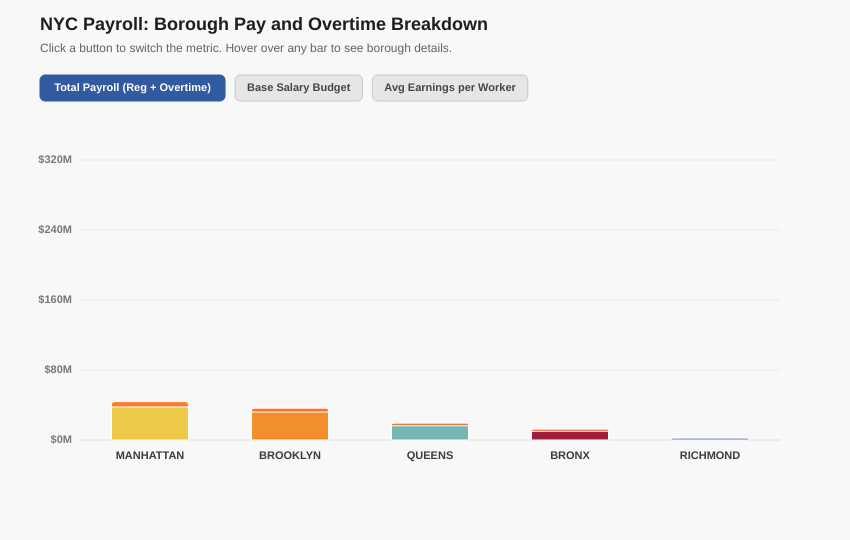
Frame 1 (no input)
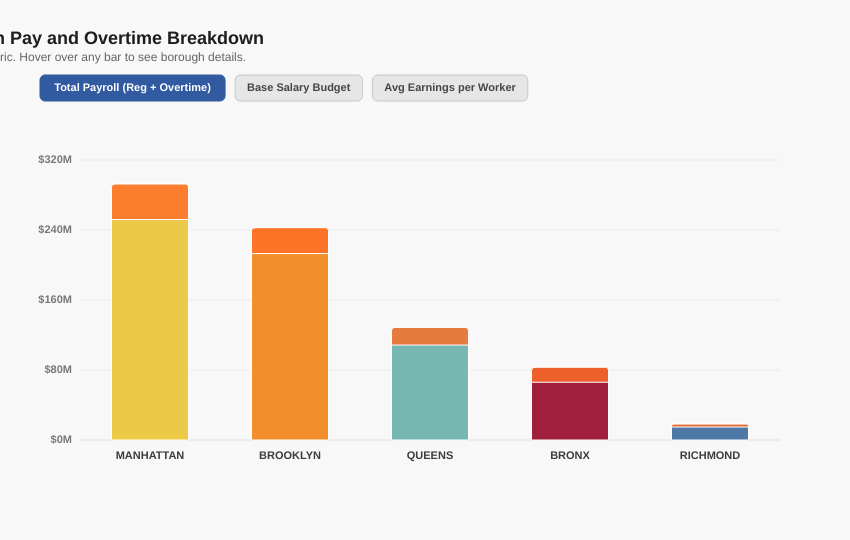
Frame 60 (no input)
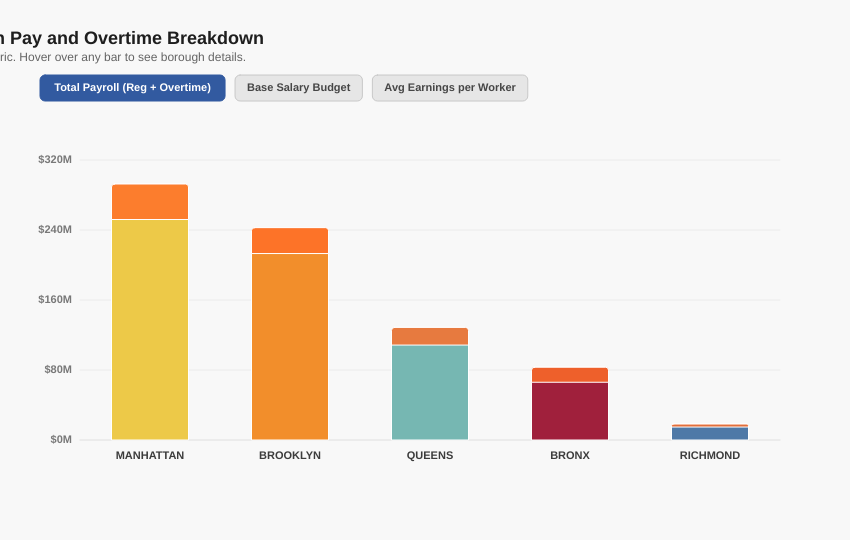
Frame 120 (the mouse pressed at the canvas centre since frame 60)

The p5.js sketch that drew these frames (run headless with seeded random() and noise() and a simulated clock; from frame 60 on, the mouse is pressed at the canvas centre):

// p5.js sketch
// ── sketch.js
// NYC Payroll Interactive Prototype - Assignment 5
// Shows borough pay differences and overtime spending

let data = [
  { borough: "MANHATTAN", count: 2906, medianBase: 85453, totalBase: 269.0, totalReg: 252.0, totalOT: 40.6, avgOTHours: 195, medOTHours: 58, avgPay: 109357, col: [237, 201, 72] },
  { borough: "BROOKLYN",  count: 2287, medianBase: 105606, totalBase: 227.7, totalReg: 213.1, totalOT: 29.6, avgOTHours: 207, medOTHours: 116, avgPay: 114975, col: [242, 142, 43] },
  { borough: "QUEENS",    count: 1646, medianBase: 58746, totalBase: 124.8, totalReg: 108.5, totalOT: 20.2, avgOTHours: 198, medOTHours: 139, avgPay: 86500,  col: [118, 183, 178] },
  { borough: "BRONX",     count: 864,  medianBase: 60363, totalBase: 70.5,  totalReg: 66.0,  totalOT: 17.2, avgOTHours: 295, medOTHours: 276, avgPay: 108477, col: [160, 32, 60] },
  { borough: "RICHMOND",  count: 177,  medianBase: 83820, totalBase: 15.3,  totalReg: 14.8,  totalOT: 3.5,  avgOTHours: 285, medOTHours: 268, avgPay: 115952, col: [78, 121, 167] }
];

let mode = "total"; // "total", "base", or "worker"
let currentHeights = [0, 0, 0, 0, 0];
let targetHeights = [0, 0, 0, 0, 0];
let hoverIndex = -1;

function setup() {
  createCanvas(850, 540);
  updateTargets();
}

function updateTargets() {
  for (let i = 0; i < data.length; i++) {
    if (mode === "total") {
      targetHeights[i] = data[i].totalReg + data[i].totalOT; // Total paid ($M)
    } else if (mode === "base") {
      targetHeights[i] = data[i].totalBase; // Contract base budget ($M)
    } else if (mode === "worker") {
      targetHeights[i] = data[i].avgPay / 1000; // In thousands ($k)
    }
  }
}

function draw() {
  background(248);
  hoverIndex = -1;

  // Title and subtitle
  fill(30);
  noStroke();
  textSize(18);
  textStyle(BOLD);
  text("NYC Payroll: Borough Pay and Overtime Breakdown", 40, 30);

  textSize(12);
  textStyle(NORMAL);
  fill(100);
  text("Click a button to switch the metric. Hover over any bar to see borough details.", 40, 52);

  // Buttons
  drawButtons();

  // Chart coordinates
  let startX = 80;
  let groundY = 440;
  let chartW = 700;
  let chartH = 280;

  // Smooth transition animation
  for (let i = 0; i < data.length; i++) {
    currentHeights[i] = lerp(currentHeights[i], targetHeights[i], 0.15);
  }

  // Draw grid lines
  let maxLimit = mode === "worker" ? 140 : 320;
  let step = mode === "worker" ? 20 : 80;
  let labelUnit = mode === "worker" ? "k" : "M";

  stroke(225);
  strokeWeight(1);
  line(startX, groundY, startX + chartW, groundY);

  textAlign(RIGHT, CENTER);
  textSize(11);
  fill(120);
  noStroke();

  for (let v = 0; v <= maxLimit; v += step) {
    let yPos = map(v, 0, maxLimit, groundY, groundY - chartH);
    stroke(235);
    line(startX, yPos, startX + chartW, yPos);
    noStroke();
    text("$" + v + labelUnit, startX - 8, yPos);
  }

  // Draw the bars
  let slotW = chartW / data.length;
  let barW = slotW * 0.55;

  for (let i = 0; i < data.length; i++) {
    let x = startX + i * slotW + (slotW - barW) / 2;
    let barH = map(currentHeights[i], 0, maxLimit, 0, chartH);
    let y = groundY - barH;

    // Check if mouse is hovering over this bar
    if (mouseX >= x && mouseX <= x + barW && mouseY >= y && mouseY <= groundY) {
      hoverIndex = i;
    }

    // Main bar
    fill(data[i].col[0], data[i].col[1], data[i].col[2]);
    stroke(255);
    strokeWeight(1);
    rect(x, y, barW, barH, 3, 3, 0, 0);

    // Overtime stack on top (only in total view)
    if (mode === "total") {
      let otFraction = data[i].totalOT / (data[i].totalReg + data[i].totalOT);
      let otH = barH * otFraction;
      fill(255, 110, 40, 210);
      rect(x, y, barW, otH, 3, 3, 0, 0);
    }

    // Borough name under bar
    noStroke();
    fill(60);
    textSize(11);
    textStyle(BOLD);
    textAlign(CENTER, TOP);
    text(data[i].borough, x + barW / 2, groundY + 10);
  }

  // Draw hover tooltip
  if (hoverIndex !== -1) {
    drawTooltip(hoverIndex);
  }
}

function drawButtons() {
  let btns = [
    { id: "total", text: "Total Payroll (Reg + Overtime)" },
    { id: "base",  text: "Base Salary Budget" },
    { id: "worker", text: "Avg Earnings per Worker" }
  ];

  let btnX = 40;
  let btnY = 75;
  let btnH = 26;

  for (let i = 0; i < btns.length; i++) {
    let btnW = textWidth(btns[i].text) + 24;
    let active = (mode === btns[i].id);

    fill(active ? color(50, 90, 160) : color(230));
    stroke(active ? color(50, 90, 160) : color(200));
    strokeWeight(1);
    rect(btnX, btnY, btnW, btnH, 5);

    noStroke();
    fill(active ? 255 : 70);
    textSize(11);
    textStyle(BOLD);
    textAlign(CENTER, CENTER);
    text(btns[i].text, btnX + btnW / 2, btnY + btnH / 2);

    btnX += btnW + 10;
  }
}

function drawTooltip(index) {
  let d = data[index];
  let tipW = 230;
  let tipH = 130;
  let tipX = mouseX + 15;
  let tipY = mouseY - 60;

  if (tipX + tipW > width - 15) tipX = mouseX - tipW - 15;
  if (tipY < 40) tipY = 40;

  fill(25, 30, 40, 235);
  noStroke();
  rect(tipX, tipY, tipW, tipH, 6);

  fill(255);
  textAlign(LEFT, TOP);
  textSize(12);
  textStyle(BOLD);
  text(d.borough + " STATS", tipX + 12, tipY + 12);

  textStyle(NORMAL);
  textSize(11);
  fill(210);
  text("Employees: " + d.count.toLocaleString(), tipX + 12, tipY + 34);
  text("Median Base Salary: $" + d.medianBase.toLocaleString(), tipX + 12, tipY + 52);
  text("Base Budget: $" + d.totalBase.toFixed(1) + "M", tipX + 12, tipY + 70);
  text("Overtime Paid: $" + d.totalOT.toFixed(1) + "M", tipX + 12, tipY + 88);
  fill(255, 170, 70);
  text("Median OT: " + d.medOTHours + " hrs (Mean: " + d.avgOTHours + " hrs)", tipX + 12, tipY + 106);
}

function mousePressed() {
  let btns = [
    { id: "total", text: "Total Payroll (Reg + Overtime)" },
    { id: "base",  text: "Base Salary Budget" },
    { id: "worker", text: "Avg Earnings per Worker" }
  ];

  let btnX = 40;
  let btnY = 75;
  let btnH = 26;

  for (let i = 0; i < btns.length; i++) {
    let btnW = textWidth(btns[i].text) + 24;
    if (mouseX >= btnX && mouseX <= btnX + btnW && mouseY >= btnY && mouseY <= btnY + btnH) {
      mode = btns[i].id;
      updateTargets();
      break;
    }
    btnX += btnW + 10;
  }
}
